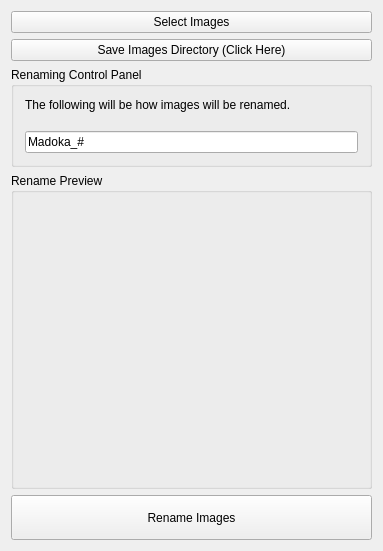
<?xml version="1.0" encoding="UTF-8"?>
<ui version="4.0">
 <class>MainWindow</class>
 <widget class="QMainWindow" name="MainWindow">
  <property name="geometry">
   <rect>
    <x>0</x>
    <y>0</y>
    <width>383</width>
    <height>551</height>
   </rect>
  </property>
  <property name="windowTitle">
   <string>MainWindow</string>
  </property>
  <widget class="QWidget" name="centralWidget">
   <layout class="QGridLayout" name="gridLayout">
    <item row="1" column="0">
     <widget class="QPushButton" name="pushButton_imageSaveDirectory">
      <property name="text">
       <string>Save Images Directory (Click Here)</string>
      </property>
     </widget>
    </item>
    <item row="0" column="0">
     <widget class="QPushButton" name="pushButton_imageSelect">
      <property name="text">
       <string>Select Images</string>
      </property>
     </widget>
    </item>
    <item row="2" column="0">
     <widget class="QGroupBox" name="groupBox">
      <property name="maximumSize">
       <size>
        <width>16777215</width>
        <height>100</height>
       </size>
      </property>
      <property name="title">
       <string>Renaming Control Panel</string>
      </property>
      <layout class="QVBoxLayout" name="verticalLayout">
       <item>
        <widget class="QLabel" name="label">
         <property name="maximumSize">
          <size>
           <width>16777215</width>
           <height>45</height>
          </size>
         </property>
         <property name="text">
          <string>The following will be how images will be renamed.

 use # to indicate number, i.e. Madoka_#</string>
         </property>
        </widget>
       </item>
       <item>
        <widget class="QLineEdit" name="lineEdit_renamePattern">
         <property name="text">
          <string>Madoka_#</string>
         </property>
        </widget>
       </item>
      </layout>
     </widget>
    </item>
    <item row="3" column="0">
     <widget class="QGroupBox" name="groupBox_2">
      <property name="title">
       <string>Rename Preview</string>
      </property>
      <layout class="QGridLayout" name="gridLayout_2">
       <item row="0" column="0">
        <widget class="QLabel" name="label_renamePreview">
         <property name="text">
          <string/>
         </property>
        </widget>
       </item>
      </layout>
     </widget>
    </item>
    <item row="4" column="0">
     <widget class="QPushButton" name="pushButton_renameImages">
      <property name="minimumSize">
       <size>
        <width>0</width>
        <height>45</height>
       </size>
      </property>
      <property name="text">
       <string>Rename Images</string>
      </property>
     </widget>
    </item>
   </layout>
  </widget>
 </widget>
 <layoutdefault spacing="6" margin="11"/>
 <resources/>
 <connections/>
</ui>
